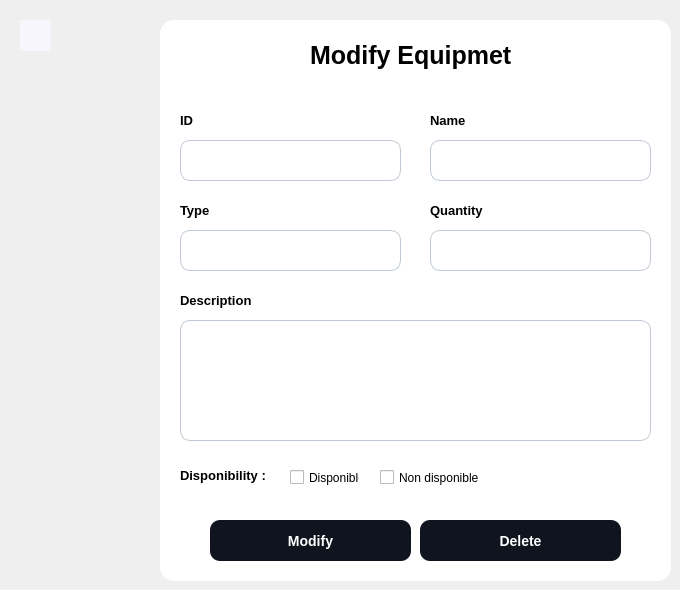
         <widget class="QWidget" name="page_3">
          <widget class="QLabel" name="title1_2">
           <property name="geometry">
            <rect>
             <x>310</x>
             <y>40</y>
             <width>221</width>
             <height>31</height>
            </rect>
           </property>
           <property name="styleSheet">
            <string notr="true">#title1_2 {
	font-size: 25px ; 
	font-weight:bold ; 
	
}</string>
           </property>
           <property name="text">
            <string>Modify Equipmet</string>
           </property>
          </widget>
          <widget class="QLabel" name="label_8">
           <property name="geometry">
            <rect>
             <x>180</x>
             <y>110</y>
             <width>21</width>
             <height>21</height>
            </rect>
           </property>
           <property name="styleSheet">
            <string notr="true">font-size:13px;
font-weight:bold ; </string>
           </property>
           <property name="text">
            <string>ID</string>
           </property>
          </widget>
          <widget class="QCheckBox" name="checkBox_3">
           <property name="geometry">
            <rect>
             <x>380</x>
             <y>467</y>
             <width>101</width>
             <height>21</height>
            </rect>
           </property>
           <property name="cursor">
            <cursorShape>PointingHandCursor</cursorShape>
           </property>
           <property name="text">
            <string>Non disponible</string>
           </property>
           <property name="autoExclusive">
            <bool>true</bool>
           </property>
           <property name="tristate">
            <bool>false</bool>
           </property>
          </widget>
          <widget class="QLineEdit" name="name_2">
           <property name="geometry">
            <rect>
             <x>430</x>
             <y>140</y>
             <width>221</width>
             <height>41</height>
            </rect>
           </property>
           <property name="styleSheet">
            <string notr="true">
	background-color:white ; 
	border-radius:10px ; 
	font-size:13px ; 
	padding-left : 15px ; 
	border:1px solid #BFC9D3 ; 
</string>
           </property>
          </widget>
          <widget class="QLineEdit" name="qnt_2">
           <property name="geometry">
            <rect>
             <x>430</x>
             <y>230</y>
             <width>221</width>
             <height>41</height>
            </rect>
           </property>
           <property name="styleSheet">
            <string notr="true">
	background-color:white ; 
	border-radius:10px ; 
	font-size:13px ; 
	padding-left : 15px ; 
	border:1px solid #BFC9D3 ; 
</string>
           </property>
          </widget>
          <widget class="QLabel" name="label_9">
           <property name="geometry">
            <rect>
             <x>180</x>
             <y>200</y>
             <width>31</width>
             <height>21</height>
            </rect>
           </property>
           <property name="styleSheet">
            <string notr="true">font-size:13px;
font-weight:bold ; </string>
           </property>
           <property name="text">
            <string>Type</string>
           </property>
          </widget>
          <widget class="QLabel" name="label_10">
           <property name="geometry">
            <rect>
             <x>180</x>
             <y>290</y>
             <width>81</width>
             <height>21</height>
            </rect>
           </property>
           <property name="styleSheet">
            <string notr="true">font-size:13px;
font-weight:bold ; </string>
           </property>
           <property name="text">
            <string>Description</string>
           </property>
          </widget>
          <widget class="QLineEdit" name="ID_2">
           <property name="enabled">
            <bool>false</bool>
           </property>
           <property name="geometry">
            <rect>
             <x>180</x>
             <y>140</y>
             <width>221</width>
             <height>41</height>
            </rect>
           </property>
           <property name="styleSheet">
            <string notr="true">
	background-color:white ; 
	border-radius:10px ; 
	font-size:13px ; 
	padding-left : 15px ; 
	border:1px solid #BFC9D3 ; 
</string>
           </property>
          </widget>
          <widget class="QWidget" name="add_container_2" native="true">
           <property name="geometry">
            <rect>
             <x>160</x>
             <y>20</y>
             <width>511</width>
             <height>561</height>
            </rect>
           </property>
           <property name="styleSheet">
            <string notr="true">background-color :white ; 
border-radius :14px ; 
</string>
           </property>
           <widget class="QPushButton" name="modify">
            <property name="geometry">
             <rect>
              <x>50</x>
              <y>500</y>
              <width>201</width>
              <height>41</height>
             </rect>
            </property>
            <property name="cursor">
             <cursorShape>PointingHandCursor</cursorShape>
            </property>
            <property name="styleSheet">
             <string notr="true">QPushButton {
	background-color:#0F141E ; 
	border-radius:10px ; 
	color : white ; 
	font-size:14px ; 
	font-weight:bold; 
}

QPushButton::hover {
	background-color:#4AC7EA ; 
	color:white ; 
}</string>
            </property>
            <property name="text">
             <string>Modify</string>
            </property>
           </widget>
           <widget class="QPushButton" name="delete_2">
            <property name="geometry">
             <rect>
              <x>260</x>
              <y>500</y>
              <width>201</width>
              <height>41</height>
             </rect>
            </property>
            <property name="cursor">
             <cursorShape>PointingHandCursor</cursorShape>
            </property>
            <property name="styleSheet">
             <string notr="true">QPushButton {
	background-color:#0F141E ; 
	border-radius:10px ; 
	color : white ; 
	font-size:14px ; 
	font-weight:bold; 
}

QPushButton::hover {
	background-color:#D60002 ; 
	color:white ; 
}</string>
            </property>
            <property name="text">
             <string>Delete</string>
            </property>
           </widget>
           <widget class="QPushButton" name="pushButton">
            <property name="geometry">
             <rect>
              <x>480</x>
              <y>10</y>
              <width>21</width>
              <height>21</height>
             </rect>
            </property>
            <property name="cursor">
             <cursorShape>PointingHandCursor</cursorShape>
            </property>
            <property name="styleSheet">
             <string notr="true">QPushButton{
	image: url(:/code (1).svg);
 }

QPushButton::hover {
	image: url(:/code (2).svg);
}</string>
            </property>
            <property name="text">
             <string/>
            </property>
           </widget>
          </widget>
          <widget class="QLineEdit" name="type_2">
           <property name="geometry">
            <rect>
             <x>180</x>
             <y>230</y>
             <width>221</width>
             <height>41</height>
            </rect>
           </property>
           <property name="styleSheet">
            <string notr="true">
	background-color:white ; 
	border-radius:10px ; 
	font-size:13px ; 
	padding-left : 15px ; 
	border:1px solid #BFC9D3 ; 
</string>
           </property>
          </widget>
          <widget class="QTextEdit" name="desc_2">
           <property name="geometry">
            <rect>
             <x>180</x>
             <y>320</y>
             <width>471</width>
             <height>121</height>
            </rect>
           </property>
           <property name="styleSheet">
            <string notr="true">
	background-color:white ; 
	border-radius:10px ; 
	font-size:13px ; 
	padding : 15px 0 0 15px ; 
	border:1px solid #BFC9D3 ; 

</string>
           </property>
          </widget>
          <widget class="QPushButton" name="back_2">
           <property name="geometry">
            <rect>
             <x>20</x>
             <y>20</y>
             <width>31</width>
             <height>31</height>
            </rect>
           </property>
           <property name="cursor">
            <cursorShape>PointingHandCursor</cursorShape>
           </property>
           <property name="styleSheet">
            <string notr="true">QPushButton {
	background-color:#F7F6FC; 
	border-radius:1px ; 
	image: url(:/arrow-left (1).svg);
}

QPushButton::hover {
	
	image: url(:/arrow-left.svg);
}</string>
           </property>
           <property name="text">
            <string/>
           </property>
          </widget>
          <widget class="QLabel" name="label_11">
           <property name="geometry">
            <rect>
             <x>430</x>
             <y>110</y>
             <width>41</width>
             <height>21</height>
            </rect>
           </property>
           <property name="styleSheet">
            <string notr="true">font-size:13px;
font-weight:bold ; </string>
           </property>
           <property name="text">
            <string>Name</string>
           </property>
          </widget>
          <widget class="QCheckBox" name="checkBox_4">
           <property name="geometry">
            <rect>
             <x>290</x>
             <y>467</y>
             <width>70</width>
             <height>21</height>
            </rect>
           </property>
           <property name="cursor">
            <cursorShape>PointingHandCursor</cursorShape>
           </property>
           <property name="text">
            <string>Disponible</string>
           </property>
           <property name="autoExclusive">
            <bool>true</bool>
           </property>
           <property name="tristate">
            <bool>false</bool>
           </property>
          </widget>
          <widget class="QLabel" name="label_12">
           <property name="geometry">
            <rect>
             <x>180</x>
             <y>460</y>
             <width>91</width>
             <height>31</height>
            </rect>
           </property>
           <property name="styleSheet">
            <string notr="true">font-size:13px;
font-weight:bold ; </string>
           </property>
           <property name="text">
            <string>Disponibility :</string>
           </property>
          </widget>
          <widget class="QLabel" name="label_13">
           <property name="geometry">
            <rect>
             <x>430</x>
             <y>200</y>
             <width>61</width>
             <height>21</height>
            </rect>
           </property>
           <property name="styleSheet">
            <string notr="true">font-size:13px;
font-weight:bold ; </string>
           </property>
           <property name="text">
            <string>Quantity</string>
           </property>
          </widget>
          <zorder>add_container_2</zorder>
          <zorder>title1_2</zorder>
          <zorder>label_8</zorder>
          <zorder>checkBox_3</zorder>
          <zorder>name_2</zorder>
          <zorder>qnt_2</zorder>
          <zorder>label_9</zorder>
          <zorder>label_10</zorder>
          <zorder>ID_2</zorder>
          <zorder>type_2</zorder>
          <zorder>desc_2</zorder>
          <zorder>back_2</zorder>
          <zorder>label_11</zorder>
          <zorder>checkBox_4</zorder>
          <zorder>label_12</zorder>
          <zorder>label_13</zorder>
         </widget>
